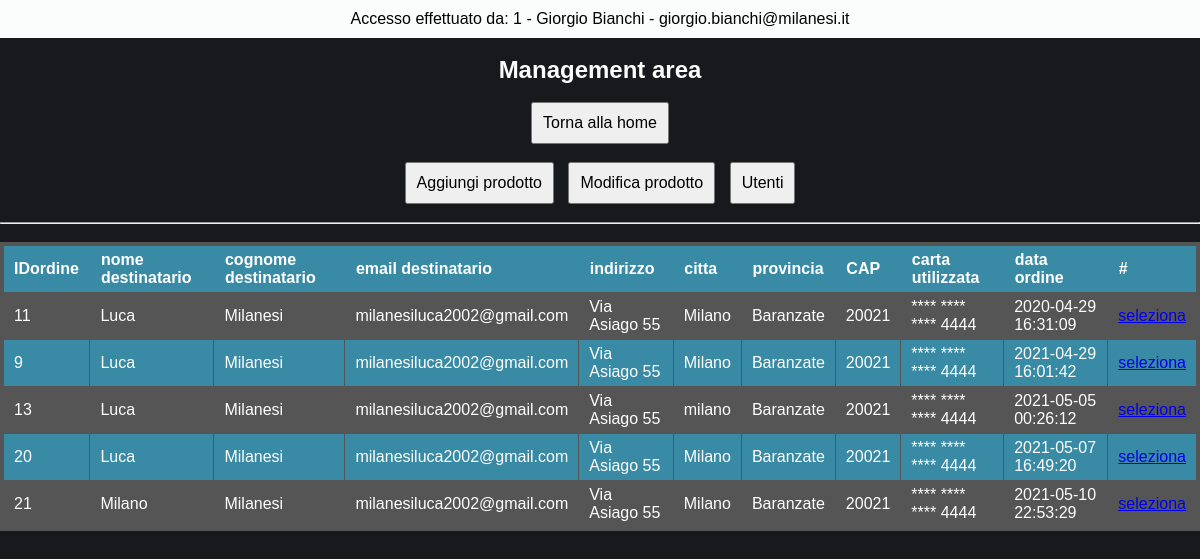
Screenshot of /management/viewUser.select.ordini.php?IDutente=38 (signed in) with the database file from the repository.
### tables this page shows
CREATE TABLE `dipendenti` (
  `IDdipendente` int(11) NOT NULL AUTO_INCREMENT,
  `nome` varchar(30) DEFAULT NULL,
  `cognome` varchar(30) DEFAULT NULL,
  `data_nascita` date DEFAULT NULL,
  `luogo_nascita` varchar(30) DEFAULT NULL,
  `sesso` varchar(1) DEFAULT NULL,
  `provincia_sigla` varchar(2) DEFAULT NULL,
  `codice_fiscale` varchar(16) DEFAULT NULL,
  `salario_mensile` decimal(10,2) DEFAULT NULL,
  `ore_lavoro_settimanali` int(11) DEFAULT NULL,
  `email_personale` varchar(50) DEFAULT NULL,
  `email_aziendale` varchar(50) DEFAULT NULL,
  `password_aziendale` varchar(30) DEFAULT NULL,
  PRIMARY KEY (`IDdipendente`),
  UNIQUE KEY `codice_fiscale` (`codice_fiscale`,`email_personale`,`email_aziendale`)
);

CREATE TABLE `ordine` (
  `IDordine` int(11) NOT NULL AUTO_INCREMENT,
  `nome_destinatario` varchar(30) DEFAULT NULL,
  `cognome_destinatario` varchar(30) DEFAULT NULL,
  `email_destinatario` varchar(80) DEFAULT NULL,
  `indirizzo` varchar(100) DEFAULT NULL,
  `citta` varchar(30) DEFAULT NULL,
  `provincia` varchar(30) DEFAULT NULL,
  `cap` int(11) DEFAULT NULL,
  `numero_carta_utilizzata` varchar(19) DEFAULT NULL,
  `data_ordine` datetime DEFAULT NULL,
  `latitudine` varchar(25) DEFAULT NULL,
  `longitudine` varchar(25) DEFAULT NULL,
  `altitudine` varchar(25) DEFAULT NULL,
  `idutente` int(11) DEFAULT NULL,
  PRIMARY KEY (`IDordine`),
  KEY `idutente` (`idutente`),
  CONSTRAINT `ordine_ibfk_1` FOREIGN KEY (`idutente`) REFERENCES `utenti` (`IDutente`)
);

### management/viewUser.select.ordini.php (the view, shortened to what this page needs)
<?php
include '../dbConfig/dbConfig.php';
include '../dbConfig/dbConfig_dip.php';
?>
<!DOCTYPE html>
<html>
  <?php
    $IDutente = $_GET["IDutente"];
    $email_aziendale = $_SESSION['email_aziendale'];
    $sql_dip = "SELECT * FROM dipendenti WHERE email_aziendale = '$email_aziendale'";
            $result_dip = $conn2->query($sql_dip);
            $row_dip = $result_dip->fetch_assoc();
    $sql = "SELECT * FROM utenti WHERE IDutente = '$IDutente'";
            $result = $conn->query($sql);
            $row = $result->fetch_assoc();
  ?>
  <head>
    <link rel="stylesheet" href="./css/style.management.css">
  </head>
  <body >
      <div class="header-page">
        <div class="header">
          <p> Accesso effettuato da: <?php echo "{$row_dip["IDdipendente"]} - {$row_dip["nome"]} {$row_dip["cognome"]} - {$row_dip["email_aziendale"]}" ?> </p>
        </div>
        <br>
        <h2> Management area </h2>
        <br>
        <a href="./managementPage.php"> <button name="management-page"> Torna alla home </button> </a>
        <br><br>
        <a href="./aggiungiProdotto.php"> <button name="agg-prod"> Aggiungi prodotto </button> </a>
        <a href="./modificaProdotto.php"> <button name="mod-prod" style="margin: 0 10px;"> Modifica prodotto </button> </a>
        <a href="./viewUser.php"> <button name="view-user"> Utenti </button> </a>
        <br><br><hr><br>
      </div>
    <form action="<?php echo $_SERVER['PHP_SELF']; ?>" method="post">
      <?php
          $sql_ordini = "SELECT * FROM ordine WHERE idutente = '$IDutente' ORDER BY data_ordine";
                             $result_ordini = $conn->query($sql_ordini);
          ?>
          <table class="steelBlueCols">
            <tr>
              <thead>
                <th> IDordine </th>
                <th> nome destinatario </th>
                <th> cognome destinatario </th>
                <th> email destinatario </th>
                <th> indirizzo </th>
                <th> citta </th>
                <th> provincia </th>
                <th> CAP </th>
                <th> carta utilizzata </th>
                <th> data ordine </th>
                <th> # </th>
              </thead>
            </tr>
            <tbody>
          <?php
          while ($row_ordini = $result_ordini->fetch_assoc()) {
            ?>
              <tr>
                <td> <?php echo $row_ordini["IDordine"] ?> </td>
                <td> <?php echo $row_ordini["nome_destinatario"] ?> </td>
                <td> <?php echo $row_ordini["cognome_destinatario"] ?> </td>
                <td> <?php echo $row_ordini["email_destinatario"] ?> </td>
                <td> <?php echo $row_ordini["indirizzo"] ?> </td>
                <td> <?php echo $row_ordini["citta"] ?> </td>
                <td> <?php echo $row_ordini["provincia"] ?> </td>
                <td> <?php echo $row_ordini["cap"] ?> </td>
                <td> <?php echo $row_ordini["numero_carta_utilizzata"] ?> </td>
                <td> <?php echo $row_ordini["data_ordine"] ?> </td>
                <td class="text-a">
                  <?php echo "<a href=./viewUser.select.ordine.acquisto.php?IDutente={$row['IDutente']}&IDordine={$row_ordini["IDordine"]}>" ?>
                    seleziona
                  </a>
                </td>
              </tr>
            <?php
          }
          ?>
        </tbody>
      </table>
    </form>
  </body>
</html>

### management/css/style.management.css (style rules this page uses)
* { font-family: "Montserrat", sans-serif; padding: 0; margin: 0; }
body { background-color: rgb(24,25,28); color: #FBFCFC; text-align: center; box-sizing: content-box; }
.header-page button { padding: 10px; font-size: 16px; }
.header { width: 100%; position: flex; background: #FBFCFC; color: black; padding: 10px 0; }
table.steelBlueCols { border: 4px solid #555555; background-color: #555555; width: 100%; text-align: left; border-collapse: collapse; }
table.steelBlueCols td, table.steelBlueCols th { border: 1px solid #555555; padding: 5px 10px; }
table.steelBlueCols tbody td { font-size: 16px; color: white; }
table.steelBlueCols tr:nth-child(even) { background: #398AA4; }
table.steelBlueCols thead { background: #398AA4; }
table.steelBlueCols thead th { font-size: 16px; font-weight: bold; color: white; text-align: left; border-left: 2px solid #398AA4; }
table.steelBlueCols thead th:first-child { border-left: none; }
table.steelBlueCols td a { width: 100%; }
.text-a { text-align: center; }

### rows the page displays
dipendenti: IDdipendente "1", nome "Giorgio", cognome "Bianchi", email_aziendale "giorgio.bianchi@milanesi.it"
ordine: IDordine "11", nome_destinatario "Luca", cognome_destinatario "Milanesi", email_destinatario "milanesiluca2002@gmail.com", indirizzo "Via Asiago 55", citta "Milano", provincia "Baranzate", cap "20021", numero_carta_utilizzata "**** **** **** 4444", data_ordine "2020-04-29 16:31:09"
ordine: IDordine "9", nome_destinatario "Luca", cognome_destinatario "Milanesi", email_destinatario "milanesiluca2002@gmail.com", indirizzo "Via Asiago 55", citta "Milano", provincia "Baranzate", cap "20021", numero_carta_utilizzata "**** **** **** 4444", data_ordine "2021-04-29 16:01:42"
ordine: IDordine "13", nome_destinatario "Luca", cognome_destinatario "Milanesi", email_destinatario "milanesiluca2002@gmail.com", indirizzo "Via Asiago 55", citta "milano", provincia "Baranzate", cap "20021", numero_carta_utilizzata "**** **** **** 4444", data_ordine "2021-05-05 00:26:12"
ordine: IDordine "20", nome_destinatario "Luca", cognome_destinatario "Milanesi", email_destinatario "milanesiluca2002@gmail.com", indirizzo "Via Asiago 55", citta "Milano", provincia "Baranzate", cap "20021", numero_carta_utilizzata "**** **** **** 4444", data_ordine "2021-05-07 16:49:20"
ordine: IDordine "21", nome_destinatario "Milano", cognome_destinatario "Milanesi", email_destinatario "milanesiluca2002@gmail.com", indirizzo "Via Asiago 55", citta "Milano", provincia "Baranzate", cap "20021", numero_carta_utilizzata "**** **** **** 4444", data_ordine "2021-05-10 22:53:29"
